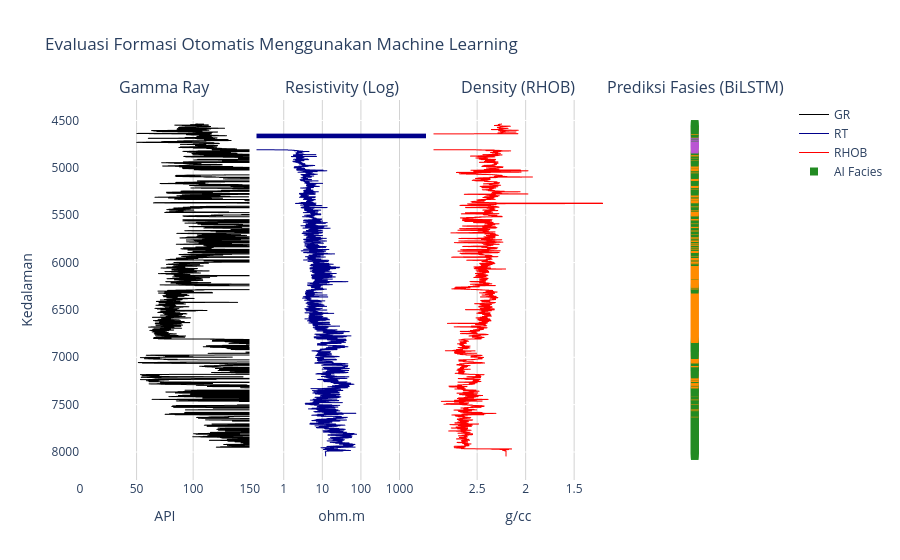

Notebook code cell kept with this figure:
### Code cell
import os
import glob
import lasio
import pandas as pd
import numpy as np
import joblib
from tensorflow.keras.models import load_model
import plotly.graph_objects as go
from plotly.subplots import make_subplots

# ==========================================
# 1. FUNGSI PENCARIAN FILE LAS OTOMATIS
# ==========================================
def cari_file_las_di_direktori():
    """Mencari file .las di direktori tempat script ini dijalankan."""
    path_saat_ini = os.getcwd()
    print(f"Memindai direktori: {path_saat_ini}")
    
    files = glob.glob("*.las")
    
    if not files:
        print("❌ ERROR: Tidak ditemukan file .las di direktori ini.")
        return None
    
    print(f"✅ Ditemukan {len(files)} file LAS. Memproses file pertama: '{files[0]}'")
    return files[0]

# ==========================================
# 2. FUNGSI PREDIKSI MODEL PADA DATA LAS
# ==========================================
def terapkan_bilstm_ke_las(file_path, model_ai, scaler_train, encoder_train, window_size=11):
    print(f"\n[1/4] Membuka file data sumur: '{file_path}'...")
    try:
        las = lasio.read(file_path)
    except Exception as e:
        print(f"❌ Gagal membaca file LAS: {e}")
        return None

    df_las = las.df()
    df_las['Depth'] = df_las.index
    
    # Mapping otomatis untuk mengakomodasi berbagai nama sensor dari perusahaan logging
    mapping_alias = {
        'GR': ['GR', 'GAMMA', 'GR_EDTC', 'GR_ARC'],
        'RHOB': ['RHOB', 'ZDEN', 'DEN', 'RHOZ', 'DENB'],
        'NPHI': ['NPHI', 'CNC', 'TNPH', 'NPHI_LS'],
        'RT': ['RT', 'LLD', 'ILD', 'RESD', 'AT90', 'RLA5', 'RLA3']
    }

    kolom_final = {}
    for standar, alias in mapping_alias.items():
        found = False
        for a in alias:
            if a in df_las.columns:
                kolom_final[standar] = a
                found = True
                break
        if not found:
            print(f"⚠️ PERINGATAN: Sensor untuk '{standar}' tidak ditemukan!")
            print(f"Kolom yang tersedia di file LAS: {df_las.columns.tolist()}")
            return None

    print(f"      Sensor berhasil dipetakan: {kolom_final}")

    print("[2/4] Membersihkan data (Menghapus kedalaman tanpa bacaan sensor)...")
    df_bersih = df_las.dropna(subset=list(kolom_final.values())).copy()
    
    print("[3/4] Melakukan Preprocessing & Sequence Windowing...")
    # 1. Scaling menggunakan Scaler dari proses Training (SANGAT PENTING!)
    X_raw = df_bersih[list(kolom_final.values())].values
    X_scaled = scaler_train.transform(X_raw)

    # 2. Sequence Windowing (Membuat konteks spasial untuk LSTM)
    half_window = window_size // 2
    X_seq = []
    kedalaman_valid = []

    for i in range(half_window, len(X_scaled) - half_window):
        X_seq.append(X_scaled[i - half_window : i + half_window + 1])
        kedalaman_valid.append(df_bersih['Depth'].iloc[i])

    X_seq = np.array(X_seq)

    print("[4/4] Mengeksekusi Prediksi Kecerdasan Buatan (BiLSTM)...")
    pred_prob = model_ai.predict(X_seq)
    pred_classes = np.argmax(pred_prob, axis=1)
    
    # Mengembalikan prediksi angka menjadi label teks Fasies
    pred_labels = encoder_train.inverse_transform(pred_classes)

    # Membungkus hasil ke dalam DataFrame
    df_hasil = pd.DataFrame({
        'Depth': kedalaman_valid,
        'GR': df_bersih[kolom_final['GR']].iloc[half_window:-half_window].values,
        'RT': df_bersih[kolom_final['RT']].iloc[half_window:-half_window].values,
        'RHOB': df_bersih[kolom_final['RHOB']].iloc[half_window:-half_window].values,
        'NPHI': df_bersih[kolom_final['NPHI']].iloc[half_window:-half_window].values,
        'Predicted_Facies': pred_labels
    })

    print("      Prediksi Selesai! Menyiapkan data untuk visualisasi.")
    return df_hasil

# ==========================================
# 3. VISUALISASI HASIL PREDIKSI (PLOTLY WEBGL)
# ==========================================
def plot_interaktif_las(df_res):
    print("\n[Merender Visualisasi] Membuka grafik interaktif di Web Browser...")
    
    fig = make_subplots(
        rows=1, cols=4, shared_yaxes=True, horizontal_spacing=0.01,
        subplot_titles=('Gamma Ray', 'Resistivity (Log)', 'Density (RHOB)', 'Prediksi Fasies (BiLSTM)')
    )

    # Track 1-3: Kurva Log Standar (Akselerasi WebGL)
    fig.add_trace(go.Scattergl(
        x=df_res['GR'], y=df_res['Depth'], mode='lines', line=dict(color='black', width=1), 
        name='GR', hovertemplate='Depth: %{y:.2f}m<br>GR: %{x:.2f}<extra></extra>'
    ), row=1, col=1)
    
    fig.add_trace(go.Scattergl(
        x=df_res['RT'], y=df_res['Depth'], mode='lines', line=dict(color='darkblue', width=1), 
        name='RT', hovertemplate='Depth: %{y:.2f}m<br>RT: %{x:.2f}<extra></extra>'
    ), row=1, col=2)
    
    fig.add_trace(go.Scattergl(
        x=df_res['RHOB'], y=df_res['Depth'], mode='lines', line=dict(color='red', width=1), 
        name='RHOB', hovertemplate='Depth: %{y:.2f}m<br>RHOB: %{x:.2f}<extra></extra>'
    ), row=1, col=3)

    # Skala Warna Khusus untuk 6 Fasies
    fasies_to_num = {'Sandstone': 0, 'Shale': 1, 'Shaly Sand': 2, 'Limestone': 3, 'Dolomite': 4, 'Coal': 5}
    z_pred = [fasies_to_num.get(f, 1) for f in df_res['Predicted_Facies']] # Default ke 1 (Shale) jika anomali
    
    custom_colors = [
        [0.0, 'gold'], [1/6, 'gold'], 
        [1/6, 'forestgreen'], [2/6, 'forestgreen'], 
        [2/6, 'darkorange'], [3/6, 'darkorange'], 
        [3/6, 'lightskyblue'], [4/6, 'lightskyblue'], 
        [4/6, 'mediumorchid'], [5/6, 'mediumorchid'], 
        [5/6, 'black'], [1.0, 'black']
    ]

    # Track 4: Blok Warna Prediksi Litologi
    fig.add_trace(go.Scattergl(
        x=[1] * len(df_res), y=df_res['Depth'], mode='markers',
        marker=dict(color=z_pred, colorscale=custom_colors, cmin=-0.5, cmax=5.5, symbol='square', size=8, line=dict(width=0)),
        name='AI Facies', text=df_res['Predicted_Facies'],
        hovertemplate='Depth: %{y:.2f}m<br>Fasies: %{text}<extra></extra>'
    ), row=1, col=4)

    # Pengaturan Tampilan Akhir
    fig.update_layout(
        title='Evaluasi Formasi Otomatis Menggunakan Machine Learning', 
        height=900, plot_bgcolor='white', hovermode='y unified'
    )
    
    fig.update_xaxes(title_text="API", range=[0, 150], row=1, col=1, showgrid=True, gridcolor='lightgray')
    fig.update_xaxes(title_text="ohm.m", type="log", range=[np.log10(0.2), np.log10(5000)], row=1, col=2, showgrid=True, gridcolor='lightgray')
    fig.update_xaxes(title_text="g/cc", range=[2.95, 1.2], row=1, col=3, showgrid=True, gridcolor='lightgray')
    fig.update_xaxes(showticklabels=False, showgrid=False, zeroline=False, range=[0.5, 1.5], row=1, col=4)
    
    # Sumbu Y (Depth) dibalik agar makin dalam ke bawah
    fig.update_yaxes(title_text="Kedalaman", autorange="reversed", row=1, col=1)

    fig.show()

# ==========================================
# BLOK EKSEKUSI UTAMA (DEPLOYMENT)
# ==========================================
if __name__ == "__main__":
    print("=== PIPELINE KLASIFIKASI FASIES BERBASIS AI ===")
    
    # 1. Mencari data LAS
    target_las = cari_file_las_di_direktori()
    
    if target_las:
        print("\n[Memuat AI ke dalam Memori...]")
        try:
            # 2. Memuat Model dan Tools Preprocessing yang sudah dilatih
            model_terlatih = load_model("model_bilstm_fasies.h5")
            scaler_terlatih = joblib.load("scaler_fasies.pkl")
            encoder_terlatih = joblib.load("encoder_fasies.pkl")
            print("✅ Model AI, Scaler, dan Encoder berhasil dimuat!")
            
            # 3. Proses Analisis Utama
            df_hasil = terapkan_bilstm_ke_las(target_las, model_terlatih, scaler_terlatih, encoder_terlatih)
            
            # 4. Tampilkan Hasil
            if df_hasil is not None:
                plot_interaktif_las(df_hasil)
                print("\n🎉 SELAMAT! Interpretasi sumur otomatis telah berhasil diselesaikan.")
                
        except FileNotFoundError as e:
            print(f"\n❌ ERROR FILES MISSING: {e}")
            print("Pastikan file 'model_bilstm_fasies.h5', 'scaler_fasies.pkl', dan 'encoder_fasies.pkl'")
            print("sudah dibuat di script training sebelumnya dan berada di folder yang sama dengan skrip ini.")

### Figure 1 — Plotly figure (JSON) as saved in the notebook; plotly's stock layout.template omitted (floating-point values rounded to 4 significant figures; data arrays with more than 128 entries replaced by an {"elided": "..."} marker saying what was removed)
{"data": [{"hovertemplate": "Depth: %{y:.2f}m<br>GR: %{x:.2f}<extra></extra>", "line": {"color": "black", "width": 1}, "mode": "lines", "name": "GR", "type": "scattergl", "x": {"elided": "7010 float values"}, "xaxis": "x", "y": {"elided": "7010 float values"}, "yaxis": "y"}, {"hovertemplate": "Depth: %{y:.2f}m<br>RT: %{x:.2f}<extra></extra>", "line": {"color": "darkblue", "width": 1}, "mode": "lines", "name": "RT", "type": "scattergl", "x": {"elided": "7010 float values"}, "xaxis": "x2", "y": {"elided": "7010 float values"}, "yaxis": "y2"}, {"hovertemplate": "Depth: %{y:.2f}m<br>RHOB: %{x:.2f}<extra></extra>", "line": {"color": "red", "width": 1}, "mode": "lines", "name": "RHOB", "type": "scattergl", "x": {"elided": "7010 float values"}, "xaxis": "x3", "y": {"elided": "7010 float values"}, "yaxis": "y3"}, {"hovertemplate": "Depth: %{y:.2f}m<br>Fasies: %{text}<extra></extra>", "marker": {"cmax": 5.5, "cmin": -0.5, "color": {"elided": "7010 int values"}, "colorscale": [[0, "gold"], [0.1667, "gold"], [0.1667, "forestgreen"], [0.3333, "forestgreen"], [0.3333, "darkorange"], [0.5, "darkorange"], [0.5, "lightskyblue"], [0.6667, "lightskyblue"], [0.6667, "mediumorchid"], [0.8333, "mediumorchid"], [0.8333, "black"], [1, "black"]], "line": {"width": 0}, "size": 8, "symbol": "square"}, "mode": "markers", "name": "AI Facies", "text": {"elided": "7010 str values"}, "type": "scattergl", "x": {"elided": "7010 int values"}, "xaxis": "x4", "y": {"elided": "7010 float values"}, "yaxis": "y4"}], "layout": {"annotations": [{"font": {"size": 16}, "showarrow": false, "text": "Gamma Ray", "x": 0.1212, "xanchor": "center", "xref": "paper", "y": 1, "yanchor": "bottom", "yref": "paper"}, {"font": {"size": 16}, "showarrow": false, "text": "Resistivity (Log)", "x": 0.3738, "xanchor": "center", "xref": "paper", "y": 1, "yanchor": "bottom", "yref": "paper"}, {"font": {"size": 16}, "showarrow": false, "text": "Density (RHOB)", "x": 0.6262, "xanchor": "center", "xref": "paper", "y": 1, "yanchor": "bottom", "yref": "paper"}, {"font": {"size": 16}, "showarrow": false, "text": "Prediksi Fasies (BiLSTM)", "x": 0.8788, "xanchor": "center", "xref": "paper", "y": 1, "yanchor": "bottom", "yref": "paper"}], "autosize": true, "dragmode": "zoom", "hovermode": "y unified", "plot_bgcolor": "white", "title": {"text": "Evaluasi Formasi Otomatis Menggunakan Machine Learning"}, "xaxis": {"anchor": "y", "domain": [0, 0.2425], "gridcolor": "lightgray", "range": [0, 150], "showgrid": true, "title": {"text": "API"}, "type": "linear"}, "xaxis2": {"anchor": "y2", "domain": [0.2525, 0.495], "gridcolor": "lightgray", "range": [-0.699, 3.699], "showgrid": true, "title": {"text": "ohm.m"}, "type": "log"}, "xaxis3": {"anchor": "y3", "domain": [0.505, 0.7475], "gridcolor": "lightgray", "range": [2.95, 1.2], "showgrid": true, "title": {"text": "g/cc"}, "type": "linear"}, "xaxis4": {"anchor": "y4", "domain": [0.7575, 1], "range": [0.5, 1.5], "showgrid": false, "showticklabels": false, "type": "linear", "zeroline": false}, "yaxis": {"anchor": "x", "autorange": true, "domain": [0, 1], "range": [8267.0, 4312.0], "title": {"text": "Kedalaman"}, "type": "linear"}, "yaxis2": {"anchor": "x2", "autorange": true, "domain": [0, 1], "matches": "y", "range": [8267.0, 4312.0], "showticklabels": false, "type": "linear"}, "yaxis3": {"anchor": "x3", "autorange": true, "domain": [0, 1], "matches": "y", "range": [8267.0, 4312.0], "showticklabels": false, "type": "linear"}, "yaxis4": {"anchor": "x4", "autorange": true, "domain": [0, 1], "matches": "y", "range": [8267.0, 4312.0], "showticklabels": false, "type": "linear"}}}
